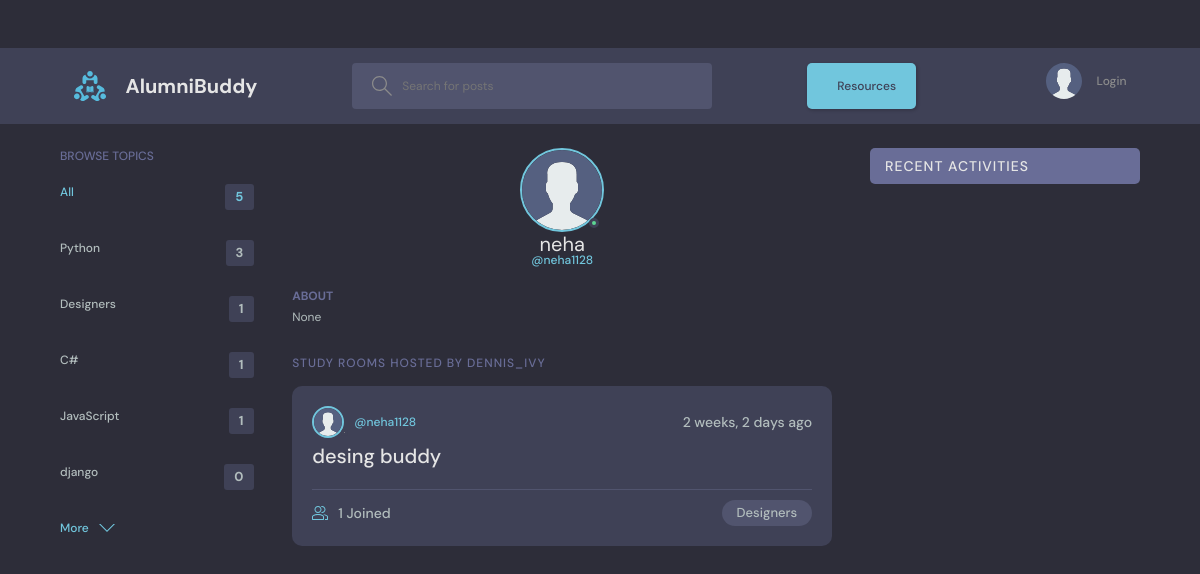
Screenshot of /profile/10/ with the database file from the repository.
### base/models.py (models this page shows, shortened)
class Topic(models.Model):
    name = models.CharField(max_length=200)

class User(AbstractUser):
    name = models.CharField(max_length=200, null=True)
    email = models.EmailField(unique=True, null=True)
    bio = models.TextField(null=True)
    avatar = models.ImageField(null=True, default="avatar.svg")
    USERNAME_FIELD = 'email'
    REQUIRED_FIELDS = []

class Room(models.Model):
    host = models.ForeignKey(User, on_delete=models.SET_NULL, null=True)
    topic = models.ForeignKey(Topic, on_delete=models.SET_NULL, null=True)
    name = models.CharField(max_length=200)
    description = models.TextField(null=True, blank=True)
    participants = models.ManyToManyField(
        User, related_name='participants', blank=True)
    updated = models.DateTimeField(auto_now=True)
    created = models.DateTimeField(auto_now_add=True)
    class Meta:
        ordering = ['-updated', '-created']

### base/views.py (the view)
# urls.py: path('profile/<str:pk>/', views.userProfile, name="user-profile"),
def userProfile(request, pk):
    user = User.objects.get(id=pk)
    rooms = user.room_set.all()
    room_messages = user.message_set.all()
    topics = Topic.objects.all()
    context = {'user': user, 'rooms': rooms,
               'room_messages': room_messages, 'topics': topics}
    return render(request, 'base/profile.html', context)

### base/templates/base/profile.html (shortened to what this page needs)
{% extends 'main.html' %}
{% block content %}
<main class="profile-page layout layout--3">
  <div class="container">
    {% include 'base/topics_component.html' %}
    <div class="roomList">
      <div class="profile">
        <div class="profile__avatar">
          <div class="avatar avatar--large active">
            <img src="{{user.avatar.url}}" />
          </div>
        </div>
        <div class="profile__info">
          <h3>{{user.name}}</h3>
          <p>@{{user.username}}</p>
        </div>
        <div class="profile__about">
          <h3>About</h3>
          <p>
            {{user.bio}}
          </p>
        </div>
      </div>
      <div class="roomList__header">
        <div>
          <h2>Study Rooms Hosted by dennis_ivy</a>
          </h2>
        </div>
      </div>
      {% include 'base/feed_component.html' %}
    </div>
    {% include 'base/activity_component.html' %}
  </div>
</main>
{% endblock content %}

### base/templates/base/topics_component.html
<div class="topics">
    <div class="topics__header">
        <h2>Browse Topics</h2>
    </div>
    <ul class="topics__list">
        <li>
            <a href="{% url 'home' %}" class="active">All <span>{{topics.count}}</span></a>
        </li>
        {% for topic in topics %}
        <li>
            <a href="{% url 'home' %}?q={{topic.name}}">{{topic.name}}<span>{{topic.room_set.all.count}}</span></a>
        </li>
        {% endfor %}
    </ul>
    <a class="btn btn--link" href="{% url 'topics' %}">
        More
        <svg version="1.1" xmlns="http://www.w3.org/2000/svg" width="32" height="32" viewBox="0 0 32 32">
            <title>chevron-down</title>
            <path d="M16 21l-13-13h-3l16 16 16-16h-3l-13 13z"></path>
        </svg>
    </a>
</div>

### base/templates/base/feed_component.html (shortened to what this page needs)
{% for room in rooms %}
<div class="roomListRoom">
    <div class="roomListRoom__header">
        <a href="{% url 'user-profile' room.host.id %}" class="roomListRoom__author">
            <div class="avatar avatar--small">
                <img src="{{room.host.avatar.url}}" />
            </div>
            <span>@{{room.host.username}}</span>
        </a>
        <div class="roomListRoom__actions">
            <span>{{room.created|timesince}} ago</span>
        </div>
    </div>
    <div class="roomListRoom__content">
        <a href="{% url 'room' room.id %}">{{room.name}}</a>
    </div>
    <div class="roomListRoom__meta">
        <a href="{% url 'room' room.id %}" class="roomListRoom__joined">
            {{room.participants.all.count}} Joined
        </a>
        <p class="roomListRoom__topic">{{room.topic.name}}</p>
    </div>
</div>
{% endfor %}

### rows the page displays
Topic: name "Python", room_set.all.count "3"
Topic: name "Designers", room_set.all.count "1"
Topic: name "C#", room_set.all.count "1"
Topic: name "JavaScript", room_set.all.count "1"
Topic: name "django", room_set.all.count "0"
User: avatar (placeholder picture), name "neha", username "neha1128", bio "None"
Room: host.avatar (placeholder picture), host.username "neha1128", created "2 weeks, 2 days", name "desing buddy", participants.all.count "1", topic.name "Designers"

### other values shown
{{ topics.count }} "5"
